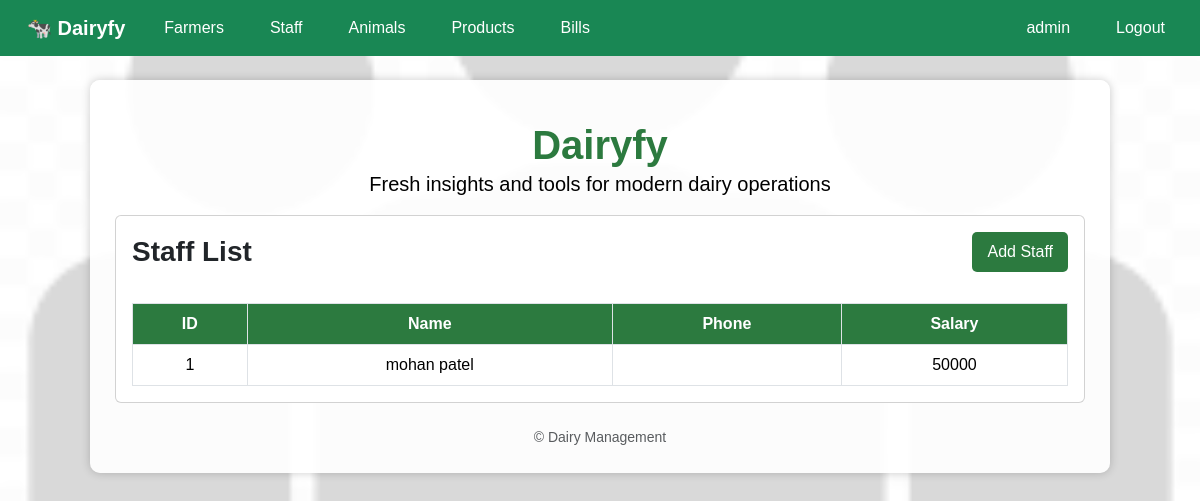
The page /staff/ (signed in) on the database its author committed.
### dairy_app/models.py (models this page shows, shortened)
class Staff(models.Model):
    name = models.CharField(max_length=100)
    role = models.CharField(max_length=100)
    salary = models.IntegerField()

### dairy_app/views.py (the view)
# urls.py: path('staff/', views.staff_list, name="staff_list"),
@login_required
def staff_list(request):
    data = Staff.objects.all()
    return render(request, "staff_list.html", {"data": data, "bg_image": "staff.png"})

### dairy_app/templates/staff_list.html
{% extends 'base.html' %}
{% block content %}
<div class="card">
	<div class="card-body">
		<div class="d-flex justify-content-between align-items-center mb-3">
			<h3 class="card-title mb-0">Staff List</h3>
			<a href="{% url 'add_staff' %}" class="btn btn-primary">Add Staff</a>
		</div>
		<div class="table-responsive">
			<table class="table table-bordered mb-0">
				<thead>
					<tr>
						<th>ID</th>
						<th>Name</th>
						<th>Phone</th>
						<th>Salary</th>
					</tr>
				</thead>
				<tbody>
					{% for i in data %}
					<tr>
						<td>{{ i.id }}</td>
						<td>{{ i.name }}</td>
						<td>{{ i.phone }}</td>
						<td>{{ i.salary }}</td>
					</tr>
					{% endfor %}
				</tbody>
			</table>
		</div>
	</div>
</div>
{% endblock %}

### dairy_app/templates/base.html (shortened to what this page needs)
{% load static %}
<!DOCTYPE html>
<html lang="en">
<head>
        <link href="https://cdn.jsdelivr.net/npm/bootstrap@5.3.2/dist/css/bootstrap.min.css" rel="stylesheet">
        <link rel="stylesheet" href="https://cdnjs.cloudflare.com/ajax/libs/font-awesome/6.4.2/css/all.min.css" />
        <link rel="stylesheet" href="{% static 'css/Dairystyle.css' %}">
</head>
<body
    {% comment %} Choose a dairy-related background based on the current path {% endcomment %}
    {% if request.path == '/login/' %}
        style="background: url('{% static 'images/login.jpg' %}') no-repeat center center fixed; background-size: cover;"
    {% elif 'farmers' in request.path %}
        style="background: url('{% static 'images/farmers.jpeg' %}') no-repeat center center fixed; background-size: cover;"
    {% elif 'staff' in request.path %}
        style="background: url('{% static 'images/staff.png' %}') no-repeat center center fixed; background-size: cover;"
    {% elif 'animals' in request.path %}
        style="background: url('{% static 'images/Cows-in-the-field-215859100.jpg' %}') no-repeat center center fixed; background-size: cover;"
    {% elif 'products' in request.path %}
        style="background: url('{% static 'images/products.jpg' %}') no-repeat center center fixed; background-size: cover;"
    {% elif 'bills' in request.path %}
        style="background: url('{% static 'images/orders.jpg' %}') no-repeat center center fixed; background-size: cover;"
    {% else %}
        style="background: url('{% static 'images/mainimg.jpeg' %}') no-repeat center center fixed; background-size: cover;"
    {% endif %}
>
<nav class="navbar navbar-expand-lg navbar-dark bg-success">
    <div class="container-fluid">
        <a class="navbar-brand" href="{% url 'home' %}">🐄 Dairyfy</a>
        <div class="collapse navbar-collapse" id="mainNav">
            <ul class="navbar-nav me-auto mb-2 mb-lg-0">
                <li class="nav-item"><a class="nav-link" href="{% url 'farmer_list' %}">Farmers</a></li>
                <li class="nav-item"><a class="nav-link" href="{% url 'staff_list' %}">Staff</a></li>
                <li class="nav-item"><a class="nav-link" href="{% url 'animal_list' %}">Animals</a></li>
                <li class="nav-item"><a class="nav-link" href="{% url 'product_list' %}">Products</a></li>
                <li class="nav-item"><a class="nav-link" href="{% url 'bill_list' %}">Bills</a></li>
            </ul>
            <ul class="navbar-nav ms-auto mb-2 mb-lg-0">
                {% if user.is_authenticated %}
                    <li class="nav-item">
                        <a class="nav-link" href="#">{{ user.username }}</a>
                    </li>
                    <li class="nav-item">
                        <a class="nav-link" href="{% url 'logout' %}">Logout</a>
                    </li>
                {% else %}
                    <li class="nav-item"><a class="nav-link" href="{% url 'login' %}">Login</a></li>
                {% endif %}
            </ul>
        </div>
    </div>
</nav>
<main class="container mt-4">
        <div class="py-3 text-center text-white">
            <h1 class="mb-0">Dairyfy</h1>
            <p class="lead mb-0">Fresh insights and tools for modern dairy operations</p>
        </div>
        {% block content %}{% endblock %}
        <footer class="mt-4 text-center text-muted small">
                &copy; {{ now|date:"Y" }} Dairy Management
        </footer>
</main>
</body>
</html>

### dairy_app/static/css/Dairystyle.css (style rules this page uses)
body { margin: 0; padding: 0; font-family: Arial, Helvetica, sans-serif; background: url("/static/images/mainimg.jpeg") no-repeat center center fixed; background-size: cover; color: #222 !important; }
body::before { content: ""; position: fixed; top: 0; left: 0; width: 100%; height: 100%; background: rgba(255, 255, 255, 0.85); z-index: -1; }
nav { background: #43a047; padding: 10px; text-align: center; }
nav a { color: white !important; margin: 0 15px; text-decoration: none; font-size: 18px; font-weight: bold; }
.container { width: 85%; margin: 30px auto; background: rgba(255, 255, 255, 0.92); padding: 25px; border-radius: 10px; box-shadow: 0 0 10px rgba(0, 0, 0, 0.2); }
table { width: 100%; border-collapse: collapse; margin-top: 15px; background-color: white !important; color: #000 !important; }
table th, table td { text-align: center; padding: 10px; }
table th { background: #2c7a3f !important; color: white !important; }
table td { border-bottom: 1px solid #ddd; color: #000 !important; }
button, .btn { padding: 8px 15px; background: #2c7a3f !important; color: white !important; border: none; border-radius: 5px; text-decoration: none; }
h1, h2, h3, h4, h5, h6 { color: #2c7a3f; font-weight: bold; }
a { color: #007bff !important; text-decoration: none; font-weight: 500; }
body, p, span, label, td, th { color: #000 !important; }
table, table th, table td { color: #000 !important; background-color: #fff !important; }
table th { background-color: #2c7a3f !important; color: #fff !important; }

### rows shown on the page
Staff: id "1", name "mohan patel", salary "50000"

### other values the page prints
{{ user.username }} "admin"
